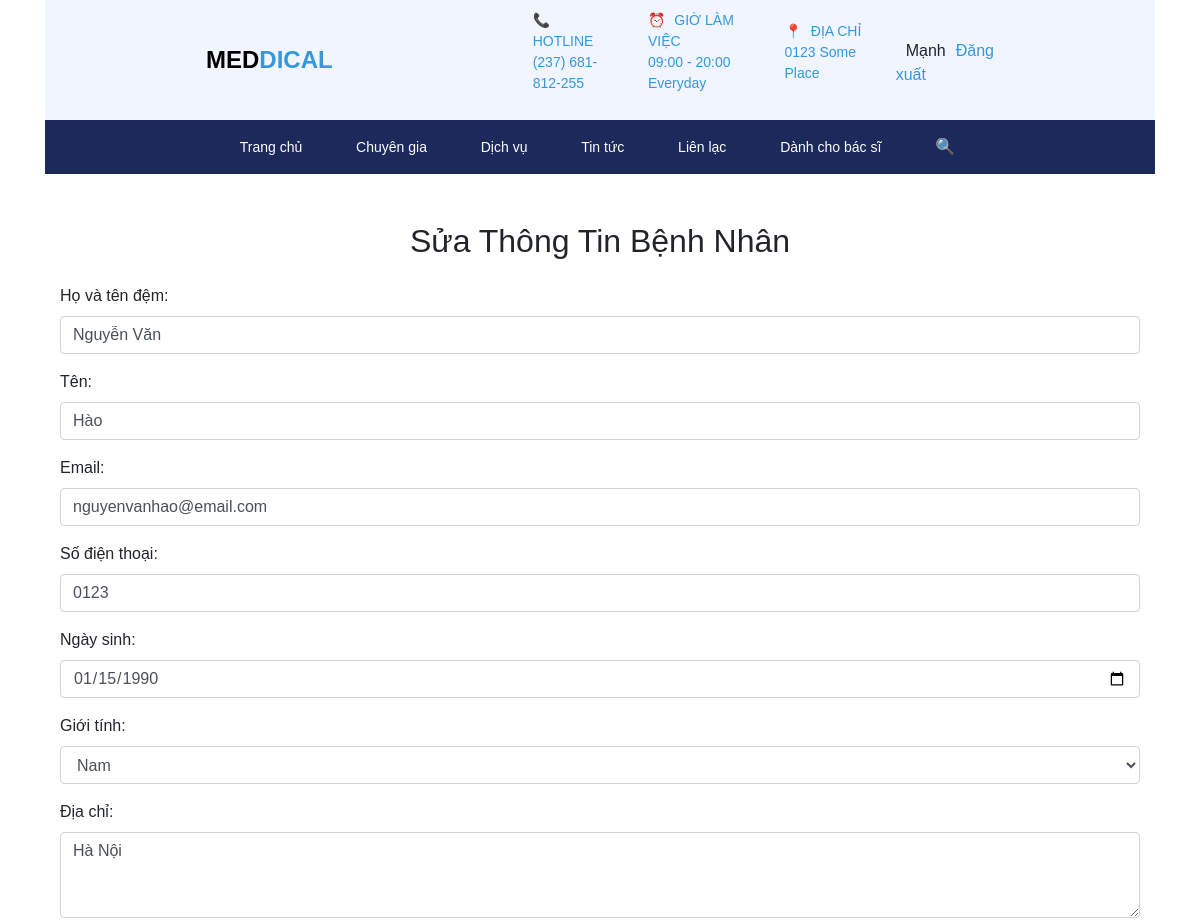
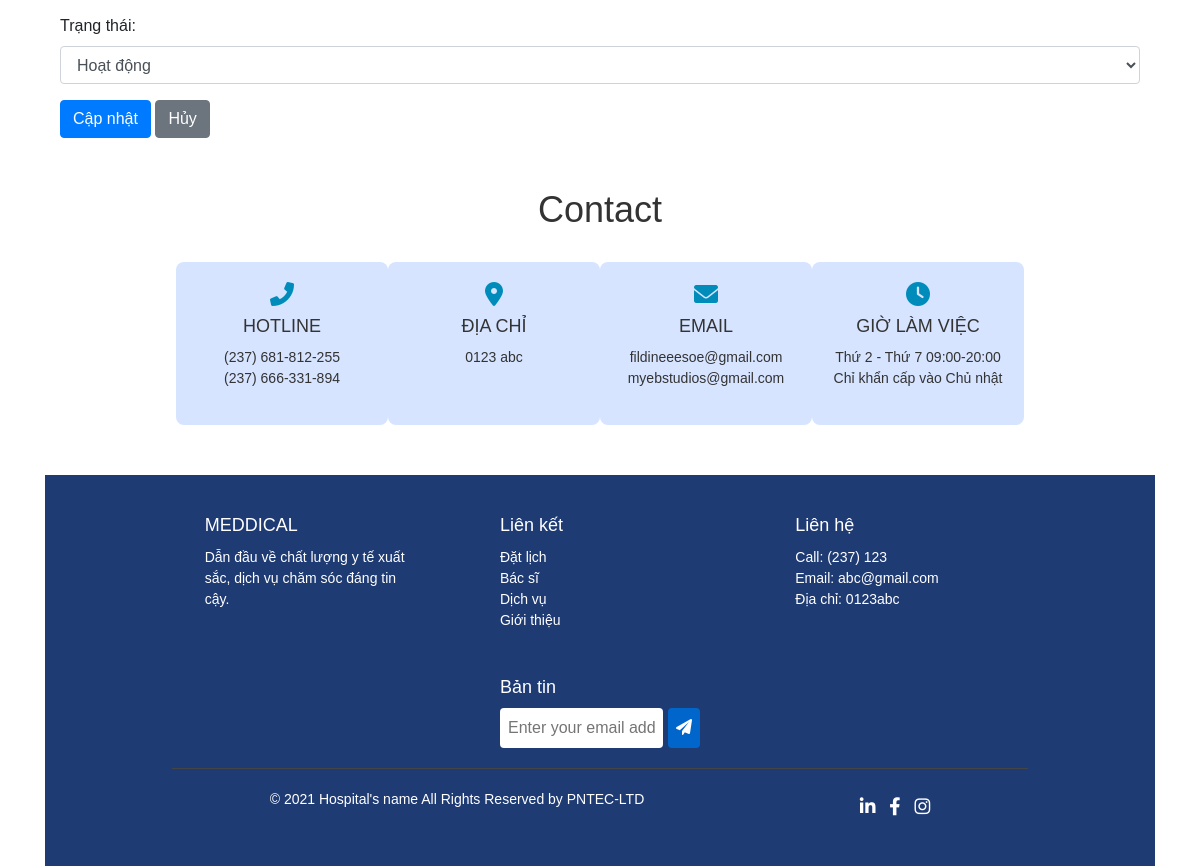
The app's page /php/QuanLy/lock_benh_nhan.php?id=1 (signed in) with its own data (2 pictures, top to bottom).
### tables this page shows
CREATE TABLE `benhnhan` (
  `maBenhNhan` int(11) NOT NULL,
  `hoTenDem` varchar(255) NOT NULL,
  `ten` varchar(255) NOT NULL,
  `email` varchar(255) DEFAULT NULL,
  `diaChi` varchar(255) DEFAULT NULL,
  `soDienThoai` varchar(255) NOT NULL,
  `ngaySinh` date NOT NULL,
  `gioiTinh` varchar(10) NOT NULL,
  `anhDaiDien` varchar(255) NOT NULL,
  `maTaiKhoan` int(11) NOT NULL
);

### php/myclass/clsbacsi_va.php (called while the page is built, shortened)
<?php
function connDB() {
    $host = "mysql:host=localhost;dbname=benhvien;charset=utf8";
    $user = "root";
    $pass = "";
    try {
        $conn = new PDO($host, $user, $pass);
        $conn->setAttribute(PDO::ATTR_ERRMODE, PDO::ERRMODE_EXCEPTION);
        return $conn;
    } catch (PDOException $e) {
        error_log("Database connection error: " . $e->getMessage());
        return null;
    }
}
class Clsbacsi {
    public $conn;
    function __construct() {
        $this->conn = connDB();
    }
    public function layThongTinBenhNhan($id){
        $sql = "SELECT * FROM benhnhan WHERE maBenhNhan = '$id'";
        return $this->conn->query($sql)->fetch();
    }
}
?>

### php/QuanLy/lock_benh_nhan.php (the view, shortened to what this page needs)
<!DOCTYPE html>
<html lang="en">
<head>
    <link rel="stylesheet" href="https://maxcdn.bootstrapcdn.com/bootstrap/4.5.2/css/bootstrap.min.css">
</head>
<body>
    <?php require_once '../layout/header.php'; ?>
    <?php
    require_once '../myclass/clsbacsi_va.php';
    $bacsi = new Clsbacsi();
    if (isset($_GET['id'])) {
        $id = $_GET['id'];
        $info = $bacsi->layThongTinBenhNhan($id);
    } else {
        echo "<script>alert('Không tìm thấy thông tin bác sĩ!'); window.location.href='danh_sach_bac_si.php';</script>";
        exit;
    }
    ?>
    <div class="container mt-5">
        <h2 class="text-center mb-4">Sửa Thông Tin Bệnh Nhân</h2>
        <form id="formUpdate" method="POST" enctype="multipart/form-data">
            <div class="form-group">
                <label for="hoTenDem">Họ và tên đệm:</label>
                <input type="text" class="form-control" id="hoTenDem" name="hoTenDem" value="<?php echo htmlspecialchars($info['hoTenDem']); ?>" >
            </div>
            <div class="form-group">
                <label for="ten">Tên:</label>
                <input type="text" class="form-control" id="ten" name="ten" value="<?php echo htmlspecialchars($info['ten']); ?>" >
            </div>
            <div class="form-group">
                <label for="email">Email:</label>
                <input type="email" class="form-control" id="email" name="email" value="<?php echo htmlspecialchars($info['email']); ?>" >
            </div>
            <div class="form-group">
                <label for="soDienThoai">Số điện thoại:</label>
                <input type="text" class="form-control" id="soDienThoai" name="soDienThoai" value="<?php echo htmlspecialchars($info['soDienThoai']); ?>" >
            </div>
            <div class="form-group">
                <label for="ngaySinh">Ngày sinh:</label>
                <input type="date" class="form-control" id="ngaySinh" name="ngaySinh" value="<?php echo htmlspecialchars($info['ngaySinh']); ?>" >
            </div>
            <div class="form-group">
                <label for="gioiTinh">Giới tính:</label>
                <select class="form-control" id="gioiTinh" name="gioiTinh" >
                    <option value="Nam" <?php if ($info['gioiTinh'] === 'Nam') echo 'selected'; ?>>Nam</option>
                </select>
            </div>
            <div class="form-group">
                <label for="diachi">Địa chỉ:</label>
                <textarea class="form-control" id="diachi" name="diachi" rows="3" ><?php echo htmlspecialchars($info['diaChi']); ?></textarea>
            </div>
            <div class="form-group">
                <label for="trangThai">Trạng thái:</label>
                <select class="form-control" id="trangThai" name="trangThai" >
                    <option value="active" <?php if ($info['trangThai'] === 'active') echo 'selected'; ?>>Hoạt động</option>
                </select>
            </div>
            <button type="submit" name="btn_update" class="btn btn-primary">Cập nhật</button>
            <a href="quan_li_tai_khoan_nhan_vien.php" class="btn btn-secondary">Hủy</a>
        </form>
    </div>
    <?php require_once '../layout/footer.php'; ?>
</body>
</html>

### css/mau.css (style rules this page uses)
* { box-sizing: border-box; margin: 0px auto; font-family: Arial, sans-serif; }
.container { width: 100%; height: auto; }

### records on screen
benhnhan: hoTenDem "Nguyễn Văn", ten "Hào", email "nguyenvanhao@email.com", soDienThoai "0123", ngaySinh "01/15/1990", gioiTinh "Nam", diachi "Hà Nội"

### other values on screen
$ten "Mạnh"
